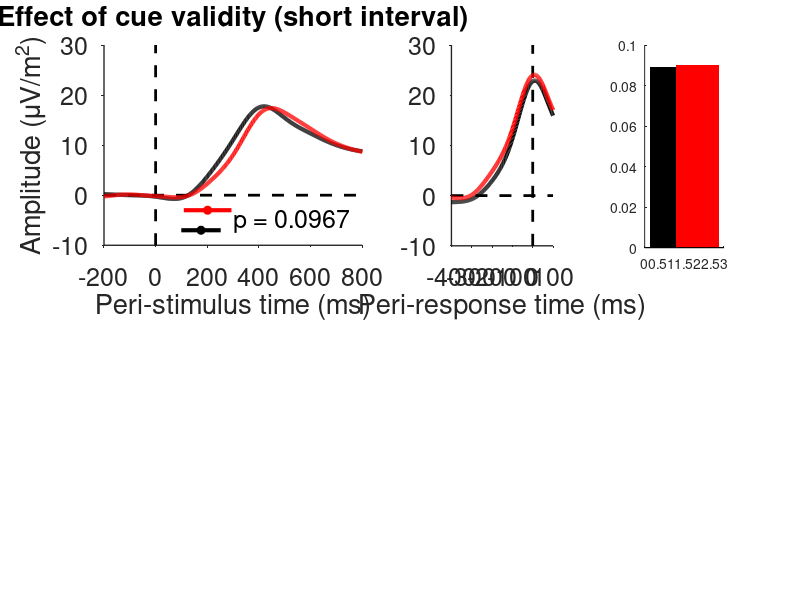

Here is the MATLAB script that generated this plot: (Note: this script raises an error after producing the figure.)
clear
close all
clc

%add functions
homedir = mfilename('fullpath');
funcdir = [homedir(1:end-15) 'functions'];
addpath(genpath(funcdir))

%% load the data

%The variable CPP contains the subject-level data, and is of size 21
%(participants) by 16 (conditions) by time. The conditions are as follows:

%1) Response-locked, short interval, validly cued, easy
%2) Response-locked, short interval, validly cued, difficult
%3) Response-locked, short interval, invalidly cued, easy
%4) Response-locked, short interval, invalidly cued, difficult
%5) Response-locked, long interval, validly cued, easy
%6) Response-locked, long interval, validly cued, difficult
%7) Response-locked, long interval, invalidly cued, easy
%8) Response-locked, long interval, invalidly cued, difficult
%9) Stimulus-locked, short interval, validly cued, easy
%10) Stimulus-locked, short interval, validly cued, difficult
%11) Stimulus-locked, short interval, invalidly cued, easy
%12) Stimulus-locked, short interval, invalidly cued, difficult
%13) Stimulus-locked, long interval, validly cued, easy
%14) Stimulus-locked, long interval, validly cued, difficult
%15) Stimulus-locked, long interval, invalidly cued, easy
%16) Stimulus-locked, long interval, invalidly cued, difficult

%The variables rtime and stime keep track of time relative to response and
%relative to stimulus onset, respectively.
%ta_slopes and ta_onsets are the slopes and onsets, computed on
%trial-average waveforms.
%st_slopes and st_onsets are the average slopes and onsets computed at the 
%single trial level.
%st_onsetvar contains the cross-trial variability in onset
%The slope/onset variables are all of size participants by conditions,
%where conditions go from 1 through 8 in the order as described above (but
%without separation of stimulus locking or response locking)
%Plotcolors contains a matrix with color values for plotting 

%Permdist contains the permuted null distributions that are used to compute
%p-values for individual statistical tests. It has size test (N) by
%iteration (10000). The tests that are conducted are as follows:

%1) Trial-average onset: valid versus invalid
%2) Trial-average slope: valid versus invalid
%3) Trial-average onset: easy versus difficult
%4) Trial-average slope: easy versus difficult
%5) Mean single-trial onset: valid versus invalid
%6) Mean single-trial onset variability: valid versus invalid
%7) Mean single-trial slope: valid versus invalid
%8) Mean single-trial slope: easy versus difficult

load data.mat

%% Plot trial-average CPP for valid and invalid conditions (stimulus locked)

figure
subplot(2,2,1)
hold on
plot([0 0],[-10 30],'k--','linewidth',2) 
plot([-200 800],[0 0],'k--','linewidth',2) 

ci = 1; %this keeps track of the number of lines that have been plotted
for condi = [9 11] %loop over stimulus locked conditions   
    plot(stime, squeeze(mean(mean(CPP(:,condi:condi+1,:)))),'color',plotcolors(ci,:),'linewidth',3);
    ci = ci+1;
end

xlim([-200 800])
ylim([-10 30])
xlabel('Peri-stimulus time (ms)','fontsize',18)
set(gca,'tickdir','out','fontsize',18,'linewidth',1) 
ylabel('Amplitude (\muV/m^2)')
title('Effect of cue validity (short interval)')

%plot the estimated CPP onsets (we plot the SD instead of within-subject
%SEM because the latter is too small to see in the figure
plot(squeeze(mean(mean(ta_onsets(:,1:2)))),-7,'ko','markerfacecolor','k')
plot([squeeze(mean(mean(ta_onsets(:,1:2))))-std(squeeze(mean(ta_onsets(:,1:2),2))) squeeze(mean(mean(ta_onsets(:,1:2))))+std(squeeze(mean(ta_onsets(:,1:2),2)))],[0 0]-7,'k','linewidth',3)
plot(squeeze(mean(mean(ta_onsets(:,3:4)))),-3,'ro','markerfacecolor','r')
plot([squeeze(mean(mean(ta_onsets(:,3:4))))-std(squeeze(mean(ta_onsets(:,3:4),2))) squeeze(mean(mean(ta_onsets(:,3:4))))+std(squeeze(mean(ta_onsets(:,3:4),2)))],[0 0]-3,'r','linewidth',3)

%run statistics
diff = mean(mean(ta_onsets(:,1:2),2)) - mean(mean(ta_onsets(:,3:4),2)); %the observed value
p = sum(diff >= permdist(1,:)) / size(permdist,2); %compute p value
text(300,-5,['p = ' num2str(p)],'fontsize',18)

%% Plot trial-average CPP for valid and invalid conditions (response locked)

%plot the CPP for a channel, stimulus locked, and for the short interval
subplot(2,4,3)
hold on
plot([0 0],[-10 30],'k--','linewidth',2) 
plot([-400 100],[0 0],'k--','linewidth',2) 

ci = 1; %this keeps track of the number of lines that have been plotted
for condi = [1 3] %loop over stimulus locked conditions
    plot(rtime, squeeze(mean(mean(CPP(:,condi:condi+1,:)))) ,'color',plotcolors(ci,:),'linewidth',3)
    ci = ci+1;
end

% title('response locked: short interval')
xlim([-400 100])
xlabel('Peri-response time (ms)','fontsize',18)
set(gca,'tickdir','out','fontsize',18,'linewidth',1) 
ylim([-10 30])

%% plot the trial-average estimated CPP slopes (valid versus invalid)

%plot the estimated CPP slopes
subplot(2,5,5)
hold on

bar(1,mean(mean(ta_slopes(:,1:2),2)),'FaceColor','k','EdgeColor','none')
bar(2,mean(mean(ta_slopes(:,3:4),2)),'FaceColor','r','EdgeColor','none')
wse([mean(ta_slopes(:,1:2),2) mean(ta_slopes(:,3:4),2)],1); %plot error bars
ylim([0.05 0.11])
set(gca,'xtick',[],'tickdir','out')
ylabel('Slope (\muV / m^2 / T_s)')
set(gca,'fontsize',18)

%get the observed difference between conditions, and compare it to the
%permuted null distribution
diff = mean(mean(ta_slopes(:,1:2),2)) - mean(mean(ta_slopes(:,3:4),2)); %the observed value
p = sum(diff <= permdist(2,:)) / size(permdist,2); %compute p value
title(['p = ' num2str(p)])

%% Plot trial-average CPP for easy and difficult conditions (stimulus locked)

%plot the CPP for a channel, stimulus locked, and for the short interval
subplot(2,2,3)
hold on
plot([0 0],[-10 30],'k--','linewidth',2) 
plot([-200 800],[0 0],'k--','linewidth',2) 

ci = 1; %this keeps track of the number of lines that have been plotted
for condi = [9 10] %loop over stimulus locked conditions   
    plot(stime, squeeze(mean(mean(CPP(:,condi:2:condi+6,:)))),'color',plotcolors(ci,:),'linewidth',3);
    ci = ci+1;
end

xlim([-200 800])
ylim([-10 30])
xlabel('Peri-stimulus time (ms)','fontsize',18)
set(gca,'tickdir','out','fontsize',18,'linewidth',1) 
ylabel('Amplitude (\muV/m^2)')
title('Effect of difficulty')

%plot the estimated CPP onsets (we plot the SD instead of within-subject
%SEM because the latter is too small to see in the figure
plot(squeeze(mean(mean(ta_onsets(:,1:2:7)))),-7,'ko','markerfacecolor','k')
plot([squeeze(mean(mean(ta_onsets(:,1:2:7))))-std(squeeze(mean(ta_onsets(:,1:2:7),2))) squeeze(mean(mean(ta_onsets(:,1:2:7))))+std(squeeze(mean(ta_onsets(:,1:2:7),2)))],[0 0]-7,'k','linewidth',3)
plot(squeeze(mean(mean(ta_onsets(:,2:2:8)))),-3,'ro','markerfacecolor','r')
plot([squeeze(mean(mean(ta_onsets(:,2:2:8))))-std(squeeze(mean(ta_onsets(:,2:2:8),2))) squeeze(mean(mean(ta_onsets(:,2:2:8))))+std(squeeze(mean(ta_onsets(:,2:2:8),2)))],[0 0]-3,'r','linewidth',3)

%run statistics
diff = mean(mean(ta_onsets(:,1:2:7),2)) - mean(mean(ta_onsets(:,2:2:8),2)); %the observed value
p = sum(diff <= permdist(3,:)) / size(permdist,2); %compute p value
text(300,-5,['p = ' num2str(p)],'fontsize',18)

%% Plot trial-average CPP for easy and difficult conditions (response locked)

%plot the CPP for a channel, stimulus locked, and for the short interval
subplot(2,4,7)
hold on
plot([0 0],[-10 30],'k--','linewidth',2) 
plot([-400 100],[0 0],'k--','linewidth',2) 

ci = 1; %this keeps track of the number of lines that have been plotted
for condi = [1 3] %loop over stimulus locked conditions
    plot(rtime, squeeze(mean(mean(CPP(:,condi:2:condi+6,:)))),'color',plotcolors(ci,:),'linewidth',3);
    ci = ci+1;
end

% title('response locked: short interval')
xlim([-400 100])
xlabel('Peri-response time (ms)','fontsize',18)
set(gca,'tickdir','out','fontsize',18,'linewidth',1) 
ylim([-10 30])

%% plot the trial-average estimated CPP slopes (easy versus difficult)

%plot the estimated CPP slopes
subplot(2,5,10)
hold on

bar(1,mean(mean(ta_slopes(:,1:2:7),2)),'FaceColor','k','EdgeColor','none')
bar(2,mean(mean(ta_slopes(:,2:2:8),2)),'FaceColor','r','EdgeColor','none')
wse([mean(ta_slopes(:,1:2:7),2) mean(ta_slopes(:,2:2:8),2)],1); %plot error bars
ylim([0.05 0.11])
set(gca,'xtick',[],'tickdir','out')
ylabel('Slope (\muV / m^2 / T_s)')
set(gca,'fontsize',18)

%get the observed difference between conditions, and compare it to the
%permuted null distribution
diff = mean(mean(ta_slopes(:,1:2:7),2)) - mean(mean(ta_slopes(:,2:2:8),2)); %the observed value
p = sum(diff <= permdist(4,:)) / size(permdist,2); %compute p value
title(['p = ' num2str(p)])


%% bar plots of onset, onset variability, and slope, computed at the single trial level

figure

%effect of cue validity on onset
subplot(2,4,1)
hold on
bar(1,mean(mean(st_onsets(:,1:2),2)),'FaceColor','k','EdgeColor','none');
bar(2,mean(mean(st_onsets(:,3:4),2)),'FaceColor','r','EdgeColor','none');
wse([mean(st_onsets(:,1:2),2) mean(st_onsets(:,3:4),2)],1); 
ylim([100 130])
diff = mean(mean(st_onsets(:,1:2),2) - mean(st_onsets(:,3:4),2)); %the observed value
p = sum(diff >= permdist(5,:)) / size(permdist,2); %compute p value
title([{'Effect of cue validity '} {['on onset p=' num2str(p)]}])
set(gca,'tickdir','out','xtick',1:2,'xticklabel',{'Valid', 'Invalid'})
box off
ylabel('Onset (ms)')
set(gca,'fontsize',18)


%effect of cue validity on onset variability
subplot(2,4,2)
hold on
bar(1,mean(mean(st_onsetvar(:,1:2),2)),'FaceColor','k','EdgeColor','none');
bar(2,mean(mean(st_onsetvar(:,3:4),2)),'FaceColor','r','EdgeColor','none');
wse([mean(st_onsetvar(:,1:2),2) mean(st_onsetvar(:,3:4),2)],1);
ylim([100 130])
diff = mean(mean(st_onsetvar(:,1:2),2) - mean(st_onsetvar(:,3:4),2)); %the observed value
p = sum(diff >= permdist(6,:)) / size(permdist,2); %compute p value
title([{'Effect of cue validity '} {['on onset variability p=' num2str(p)]}])
set(gca,'tickdir','out','xtick',1:2,'xticklabel',{'Valid', 'Invalid'} )
box off
ylabel('Onset variability (ms)')
set(gca,'fontsize',18)
ylim([100 130])


%effect of cue validity on slope
subplot(2,4,3)
hold on
bar(1,mean(mean(st_slopes(:,1:2),2)),'FaceColor','k','EdgeColor','none');
bar(2,mean(mean(st_slopes(:,3:4),2)),'FaceColor','r','EdgeColor','none');
wse([mean(st_slopes(:,1:2),2) mean(st_slopes(:,3:4),2)],1); 
diff = mean(mean(st_slopes(:,1:2),2) - mean(st_slopes(:,3:4),2)); %the observed value
p = sum(diff <= permdist(7,:)) / size(permdist,2); %compute p value
title([{'Effect of cue validity '} {['on slope p=' num2str(p)]}])
set(gca,'tickdir','out','xtick',1:2,'xticklabel',{'Valid', 'Invalid'})
box off
ylabel('Slope (\muV / m^2 / T_s)')
set(gca,'fontsize',18)
ylim([0.05 .09])


%effect of difficulty on slope
subplot(2,4,4)
hold on
bar(1,mean(mean(st_slopes(:,1:2:7),2)),'FaceColor','k','EdgeColor','none');
bar(2,mean(mean(st_slopes(:,2:2:8),2)),'FaceColor','r','EdgeColor','none');
wse([mean(st_slopes(:,1:2:7),2) mean(st_slopes(:,2:2:8),2)],1); 
diff = mean(mean(st_slopes(:,1:2:7),2) - mean(st_slopes(:,2:2:8),2)); %the observed value
p = sum(diff <= permdist(8,:)) / size(permdist,2); %compute p value
title([{'Effect of difficulty'} {['on slope p=' num2str(p)]}])
set(gca,'tickdir','out','xtick',1:2,'xticklabel',{'Easy', 'Difficult'})
box off
ylabel('Slope (\muV / m^2 / T_s)')
set(gca,'fontsize',18)
ylim([0.05 .09])
